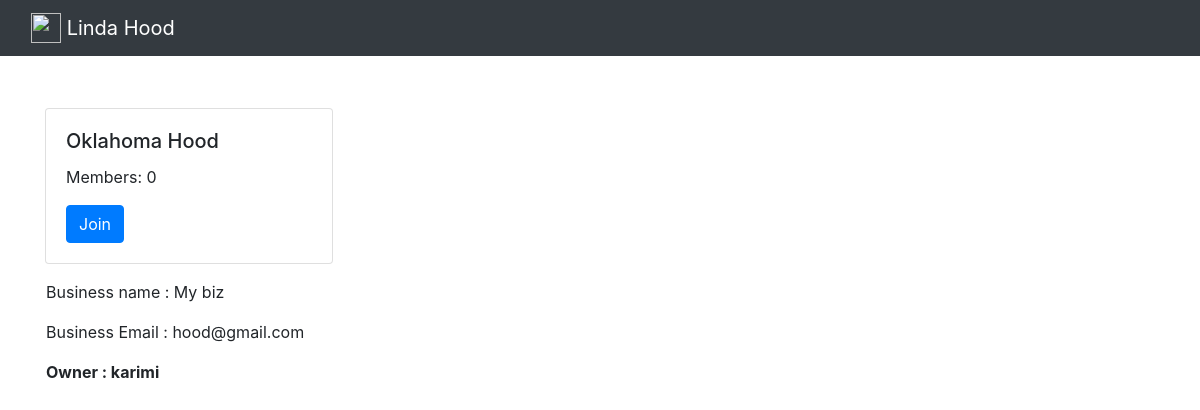
The app's page /hoods/businesses/in/oklahoma/ with its own data.
### hoods/models.py (models this page shows, shortened)
class Hood(models.Model):
    name = models.CharField(max_length=140, unique=True)
    slug = models.SlugField(allow_unicode=True,  unique=True)
    location = models.CharField(max_length=140, blank=True, default='')
    occupants = models.ManyToManyField(User, through='HoodMember')
    class Meta:
        ordering = ['name']

### posts/models.py (models this page shows, shortened)
class Business(models.Model):
    user = models.ForeignKey(User, related_name="businesses")
    created_at = models.DateTimeField(auto_now=True)
    business_name = models.CharField(max_length=140, blank=True, null=True)
    business_email = models.EmailField(max_length=70, blank=True)
    hood = models.ForeignKey(Hood, related_name='businesses', null=True, blank=True)
    class Meta:
        ordering = ['-created_at']
        unique_together = ['user', 'business_name']

### hoods/views.py (the view)
# urls.py: url(r'businesses/in/(?P<slug>[-\w]+)/$', views.SingleHood.as_view(), name='single'),
class SingleHood(generic.DetailView):
    model = Hood

### hoods/templates/hoods/hood_detail.html
{% extends "hoods/hood_base.html" %}
{% block prehood %}
  <div class="col-sm-6">
    <div class="card" style="width: 18rem; margin-top: 20%">
      <div class="card-body">
        <h5 class="card-title">{{hood.name|title }} Hood</h5>
        <p class="card-text">Members: {{hood.occupants.count}}</p>
        {% if user in hood.occupants.all %}
        <a href="{% url 'hoods:leave' slug=hood.slug %}" class="btn btn-danger">Leave</a>
        {% else %}
        <a href="{% url 'hoods:join' slug=hood.slug %}" class="btn btn-primary">Join</a>
        {% endif %}
      </div>
    </div>
  </div>
  <div class="col-sm-6">
  </div>
{% endblock %}
{% block hood_content %}
<div class="mt-3 ml-3">
  {% if hood.businesses.count == 0 %}
  <h4>No Businesses in this hood yet!</h4>
  {% if user in hood.occupants.all %}
  <a href="{% url 'posts:create' %}"><button class="btn btn-tertiary" style="">Create Business</button> </a>
  {% endif %}
  {% else %}
    {% for business in hood.businesses.all %}
     {% include "posts/_post.html" %}
    {% endfor %}
  {% endif%}
</div>
{% endblock %}

### posts/templates/posts/_post.html (shortened to what this page needs)
<div class="post">
  <p>Business name : {{business.business_name}}</p>
  <p>Business Email : {{business.business_email}}</p>
  <p><strong>Owner : {{business.user.username}}</strong></p>
</div>

### records on screen
Hood: name "Oklahoma", occupants.count "0"
Business: business_name "My biz", business_email "hood@gmail.com", user.username "karimi"
